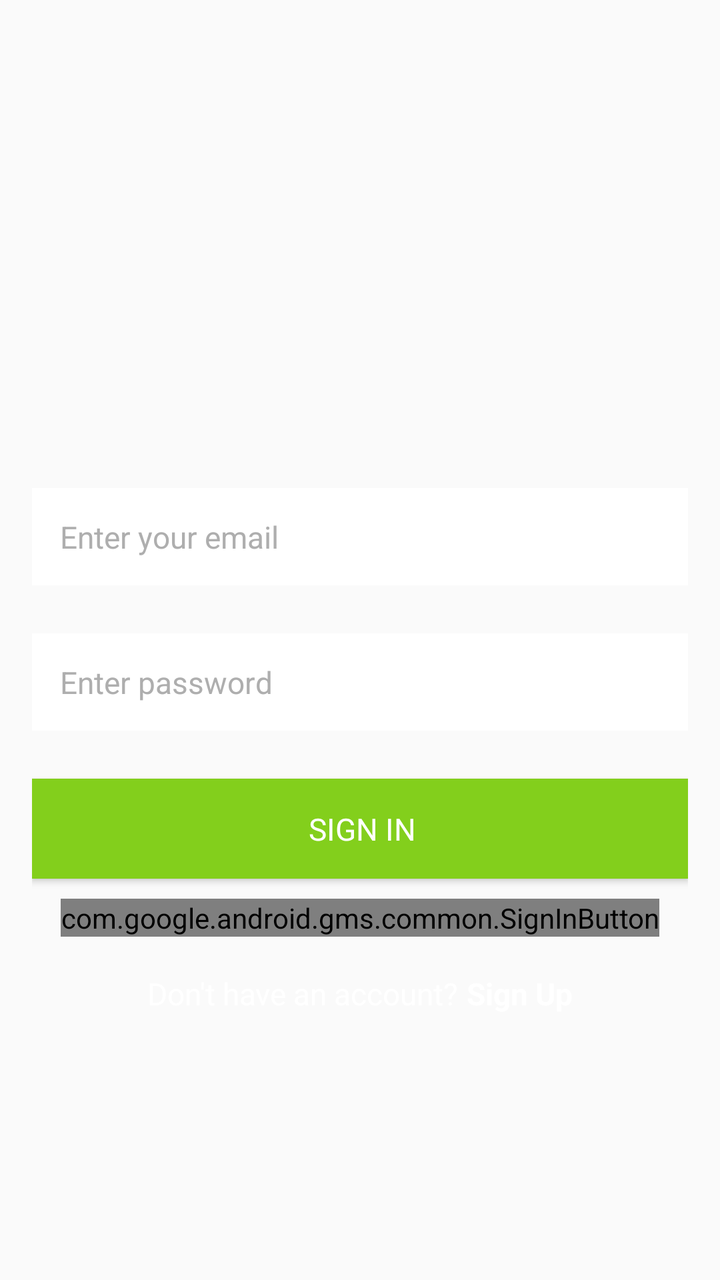
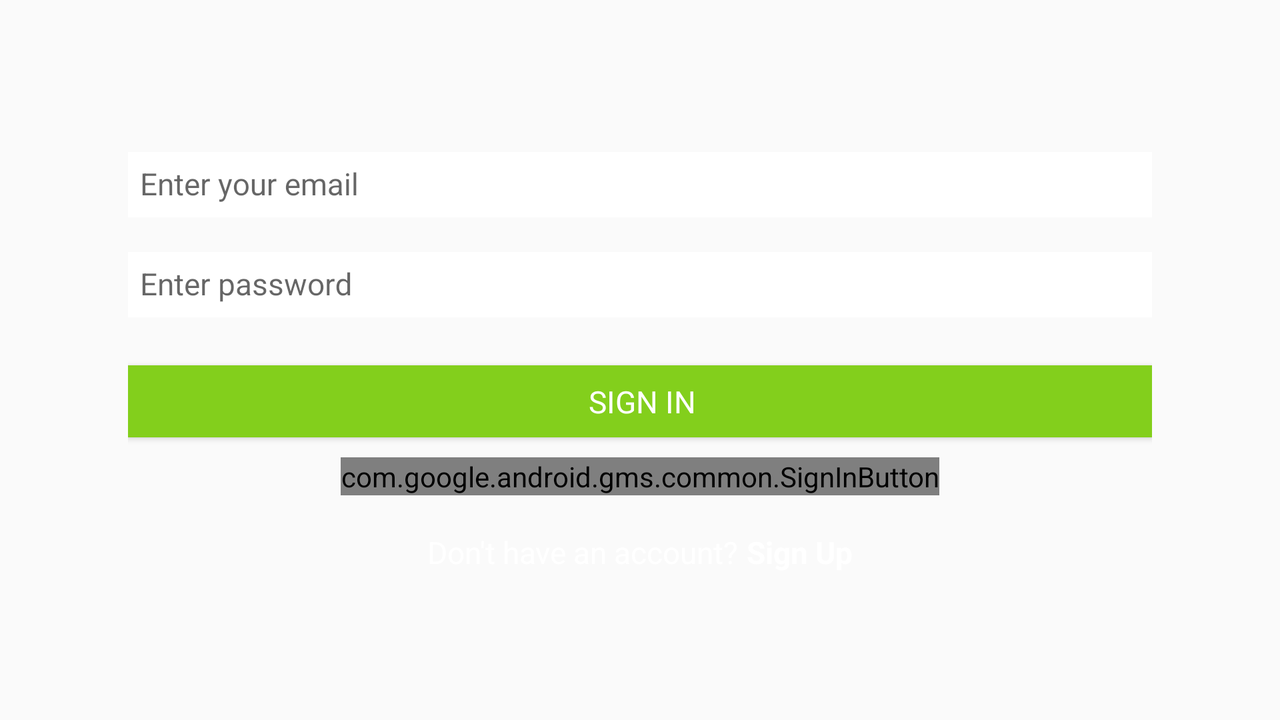

First picture: res/layout/ on a phone held upright. Second picture: the repository's own variant of that layout, on a device whose configuration matches the variant's folder. Source for both follows.
<!-- AndroidManifest.xml: application theme AppTheme -->
<!-- res/layout/activity_login.xml -->
<?xml version="1.0" encoding="utf-8"?>
<ScrollView xmlns:android="http://schemas.android.com/apk/res/android"
    xmlns:tools="http://schemas.android.com/tools"
    xmlns:app="http://schemas.android.com/apk/res-auto"
    android:layout_width="match_parent"
    android:layout_height="match_parent"
    android:fillViewport="true"
    android:id="@+id/activity_login"
    tools:context=".ui.login.LoginActivity">

    <LinearLayout
        android:id="@+id/linear_layout_login_activity"
        android:layout_width="match_parent"
        android:layout_height="wrap_content"
        android:gravity="center"
        android:orientation="vertical"
        android:paddingBottom="@dimen/activity_vertical_margin"
        android:paddingLeft="@dimen/activity_horizontal_margin"
        android:paddingRight="@dimen/activity_horizontal_margin"
        android:paddingTop="@dimen/activity_vertical_margin">

        <LinearLayout
            android:layout_width="0px"
            android:layout_height="0px"
            android:focusable="true"
            android:focusableInTouchMode="true" />

        <ImageView
            android:id="@+id/iv_logo_image"
            android:layout_width="@dimen/logo_image_size"
            android:layout_height="@dimen/logo_image_size"
            android:layout_marginBottom="@dimen/lists_title_bottom_margin"
            android:contentDescription="@string/image_view_logo_image"
            android:src="@drawable/ic_shopping_list" />

        <EditText
        android:id="@+id/edit_text_email"
        android:layout_width="match_parent"
        android:layout_height="wrap_content"
        android:background="@android:color/white"
        android:hint="@string/hint_enter_email"
        android:inputType="textEmailAddress"
        android:nextFocusDown="@+id/edit_text_password"
        android:padding="@dimen/edit_text_padding"
        android:textColor="@color/black"
        android:textColorHint="@color/dark_grey"
        android:textSize="@dimen/login_buttons_text_size"
        android:layout_marginBottom="@dimen/text_to_button"/>

        <EditText
        android:id="@+id/edit_text_password"
        android:layout_width="match_parent"
        android:layout_height="wrap_content"
        android:background="@android:color/white"
        android:hint="@string/hint_enter_password"
        android:imeOptions="actionDone"
        android:inputType="textPassword"
        android:padding="@dimen/edit_text_padding"
        android:textColor="@color/black"
        android:textColorHint="@color/dark_grey"
        android:textSize="@dimen/login_buttons_text_size"
        android:layout_marginBottom="@dimen/text_to_button"/>

        
            
            
            
            
            

            
                
                
                
                
                
                
                
                
                
                
                
        

        
            
            
            
            
            

            
                
                
                
                
                
                
                
                
                
                
                
        

        <Button
            style="@style/Widget.Udacity.Button.Login"
            android:id="@+id/login_with_password"
            android:layout_width="match_parent"
            android:layout_height="@dimen/input_field_height"
            android:layout_marginBottom="@dimen/lv_header_text_size"
            android:background="@color/colorPrimary"
            android:text="@string/button_signin_with_password"
            android:onClick="onSignInPressed"
            android:textColor="@android:color/white" />


        <com.google.android.gms.common.SignInButton
            android:id="@+id/login_with_google"
            android:layout_width="wrap_content"
            android:layout_height="wrap_content"
            />

        <LinearLayout
            android:layout_width="match_parent"
            android:layout_height="wrap_content"
            android:layout_marginTop="@dimen/margin_small"
            android:gravity="center"
            android:orientation="horizontal">

            <TextView
                android:id="@+id/tv_dont_have_account"
                style="@style/LoginCreateText"
                android:layout_width="wrap_content"
                android:layout_height="wrap_content"
                android:text="@string/text_dont_have_account" />

            <TextView
                android:id="@+id/tv_sign_up"
                style="@style/LoginCreateTextButton"
                android:layout_width="wrap_content"
                android:layout_height="wrap_content"
                android:onClick="onSignUpPressed"
                android:text="@string/button_create_account" />

        </LinearLayout>
    </LinearLayout>

</ScrollView>
<!-- resources referenced by this layout -->
<resources>
  <color name="black">#616161</color>
  <color name="colorPrimary">#83CF1C</color>
  <color name="dark_grey">#AEAEAE</color>
  <dimen name="activity_horizontal_margin">16dp</dimen>
  <dimen name="activity_vertical_margin">16dp</dimen>
  <dimen name="edit_text_padding">14dp</dimen>
  <dimen name="input_field_height">50dp</dimen>
  <dimen name="lists_title_bottom_margin">13dp</dimen>
  <dimen name="login_buttons_text_size">15.3sp</dimen>
  <dimen name="logo_image_size">100dp</dimen>
  <dimen name="lv_header_text_size">10sp</dimen>
  <dimen name="margin_small">16dp</dimen>
  <dimen name="text_to_button">24dp</dimen>
  <string name="button_create_account">Sign Up</string>
  <string name="button_signin_with_password">SIGN IN</string>
  <string name="hint_enter_email">Enter your email</string>
  <string name="hint_enter_password">Enter password</string>
  <string name="image_view_logo_image">Logo Image</string>
  <string name="text_dont_have_account">Don\'t have an account?</string>
  <style name="LoginCreateText">
          <item name="android:textSize">@dimen/login_buttons_text_size</item>
          <item name="android:textColor">@android:color/white</item>
          <item name="android:layout_margin">2dp</item>
      </style>
  <style name="LoginCreateTextButton">
          <item name="android:textSize">@dimen/login_buttons_text_size</item>
          <item name="android:textStyle">bold</item>
          <item name="android:textColor">@android:color/white</item>
          <item name="android:layout_margin">2dp</item>
          <item name="android:clickable">true</item>
      </style>
  <style name="Widget.Udacity.Button.Login" parent="android:Widget.Button">
          <item name="android:paddingLeft">18dp</item>
          <item name="android:paddingRight">16dp</item>
          <item name="android:textSize">@dimen/login_buttons_text_size</item>
          <item name="android:layout_gravity">center</item>
      </style>
  <!-- from res/values-v21/ -->
  <style name="AppTheme" parent="Theme.AppCompat.Light.NoActionBar">
                  
                  <item name="colorPrimary">@color/colorPrimary</item>
                  <item name="colorPrimaryDark">@color/colorPrimaryDark</item>
                  <item name="colorAccent">@color/colorAccent</item>
                  <item name="android:textColorPrimary">@color/white</item>
                  <item name="android:navigationBarColor">@android:color/background_dark</item>
                  
          </style>
  <color name="colorPrimaryDark">#5AB831</color>
  <color name="colorAccent">#388E3C</color>
  <color name="white">#ffffff</color>
</resources>
<!-- res/layout-land/activity_login.xml (the repository's variant of the layout above) -->
<!-- drawn on the phone turned sideways -->
<?xml version="1.0" encoding="utf-8"?>
<ScrollView xmlns:android="http://schemas.android.com/apk/res/android"
    xmlns:tools="http://schemas.android.com/tools"
    xmlns:app="http://schemas.android.com/apk/res-auto"
    android:layout_width="match_parent"
    android:layout_height="match_parent"
    android:fillViewport="true"
    android:id="@+id/activity_login"
    tools:context=".ui.login.LoginActivity">

    <LinearLayout
        android:id="@+id/linear_layout_login_activity"
        android:layout_width="match_parent"
        android:layout_height="wrap_content"
        android:gravity="center"
        android:orientation="vertical"
        android:paddingBottom="@dimen/activity_vertical_margin"
        android:paddingLeft="@dimen/activity_horizontal_margin_land"
        android:paddingRight="@dimen/activity_horizontal_margin_land"
        android:paddingTop="@dimen/activity_vertical_margin">

        <LinearLayout
            android:layout_width="0px"
            android:layout_height="0px"
            android:focusable="true"
            android:focusableInTouchMode="true" />

        <android.support.design.widget.TextInputLayout
            android:id="@+id/til_email"
            android:layout_width="match_parent"
            android:layout_height="wrap_content"
            android:layout_marginBottom="@dimen/lists_title_bottom_margin"
            app:hintTextAppearance="@style/HintText">

            <EditText
                android:id="@+id/edit_text_email"
                android:layout_width="match_parent"
                android:layout_height="wrap_content"
                android:background="@android:color/white"
                android:hint="@string/hint_enter_email"
                android:imeOptions="flagNoExtractUi"
                android:inputType="textEmailAddress"
                android:nextFocusDown="@+id/edit_text_password"
                android:padding="@dimen/edit_text_padding_land"
                android:textColor="@color/black"
                android:textColorHint="@color/dark_grey"
                android:textSize="@dimen/login_buttons_text_size" />
        </android.support.design.widget.TextInputLayout>

        <android.support.design.widget.TextInputLayout
            android:id="@+id/til_password"
            android:layout_width="match_parent"
            android:layout_height="wrap_content"
            android:layout_marginBottom="@dimen/text_to_button"
            app:hintTextAppearance="@style/HintText">

            <EditText
                android:id="@+id/edit_text_password"
                android:layout_width="match_parent"
                android:layout_height="wrap_content"
                android:background="@android:color/white"
                android:hint="@string/hint_enter_password"
                android:imeOptions="actionDone|flagNoExtractUi"
                android:inputType="textPassword"
                android:padding="@dimen/edit_text_padding_land"
                android:textColor="@color/black"
                android:textColorHint="@color/dark_grey"
                android:textSize="@dimen/login_buttons_text_size" />
        </android.support.design.widget.TextInputLayout>

        <Button
            android:id="@+id/login_with_password"
            style="@style/Widget.Udacity.Button.Login"
            android:layout_width="match_parent"
            android:layout_height="@dimen/input_field_height_land"
            android:layout_marginBottom="@dimen/lv_header_text_size"
            android:background="@color/colorPrimary"
            android:onClick="onSignInPressed"
            android:text="@string/button_signin_with_password"
            android:textColor="@android:color/white" />

        <com.google.android.gms.common.SignInButton
            android:id="@+id/login_with_google"
            android:layout_width="wrap_content"
            android:layout_height="wrap_content" />

        <LinearLayout
            android:layout_width="match_parent"
            android:layout_height="wrap_content"
            android:layout_marginTop="@dimen/margin_small"
            android:gravity="center"
            android:orientation="horizontal">

            <TextView
                android:id="@+id/tv_dont_have_account"
                style="@style/LoginCreateText"
                android:layout_width="wrap_content"
                android:layout_height="wrap_content"
                android:text="@string/text_dont_have_account" />

            <TextView
                android:id="@+id/tv_sign_up"
                style="@style/LoginCreateTextButton"
                android:layout_width="wrap_content"
                android:layout_height="wrap_content"
                android:onClick="onSignUpPressed"
                android:text="@string/button_create_account" />

        </LinearLayout>
    </LinearLayout>

</ScrollView>
<!-- resources referenced by the variant -->
<!-- as the phone turned sideways resolves them -->
<resources>
  <color name="black">#616161</color>
  <color name="colorPrimary">#83CF1C</color>
  <color name="dark_grey">#AEAEAE</color>
  <dimen name="activity_horizontal_margin_land">64dp</dimen>
  <dimen name="activity_vertical_margin">16dp</dimen>
  <dimen name="edit_text_padding_land">6dp</dimen>
  <dimen name="input_field_height_land">36dp</dimen>
  <dimen name="lists_title_bottom_margin">13dp</dimen>
  <dimen name="login_buttons_text_size">15.3sp</dimen>
  <dimen name="lv_header_text_size">10sp</dimen>
  <dimen name="margin_small">16dp</dimen>
  <dimen name="text_to_button">24dp</dimen>
  <string name="button_create_account">Sign Up</string>
  <string name="button_signin_with_password">SIGN IN</string>
  <string name="hint_enter_email">Enter your email</string>
  <string name="hint_enter_password">Enter password</string>
  <string name="text_dont_have_account">Don\'t have an account?</string>
  <style name="HintText">
          <item name="android:textSize">0dp</item>
      </style>
  <style name="LoginCreateText">
          <item name="android:textSize">@dimen/login_buttons_text_size</item>
          <item name="android:textColor">@android:color/white</item>
          <item name="android:layout_margin">2dp</item>
      </style>
  <style name="LoginCreateTextButton">
          <item name="android:textSize">@dimen/login_buttons_text_size</item>
          <item name="android:textStyle">bold</item>
          <item name="android:textColor">@android:color/white</item>
          <item name="android:layout_margin">2dp</item>
          <item name="android:clickable">true</item>
      </style>
  <style name="Widget.Udacity.Button.Login" parent="android:Widget.Button">
          <item name="android:paddingLeft">18dp</item>
          <item name="android:paddingRight">16dp</item>
          <item name="android:textSize">@dimen/login_buttons_text_size</item>
          <item name="android:layout_gravity">center</item>
      </style>
  <!-- from res/values-v21/ -->
  <style name="AppTheme" parent="Theme.AppCompat.Light.NoActionBar">
                  
                  <item name="colorPrimary">@color/colorPrimary</item>
                  <item name="colorPrimaryDark">@color/colorPrimaryDark</item>
                  <item name="colorAccent">@color/colorAccent</item>
                  <item name="android:textColorPrimary">@color/white</item>
                  <item name="android:navigationBarColor">@android:color/background_dark</item>
                  
          </style>
  <color name="colorPrimaryDark">#5AB831</color>
  <color name="colorAccent">#388E3C</color>
  <color name="white">#ffffff</color>
</resources>
